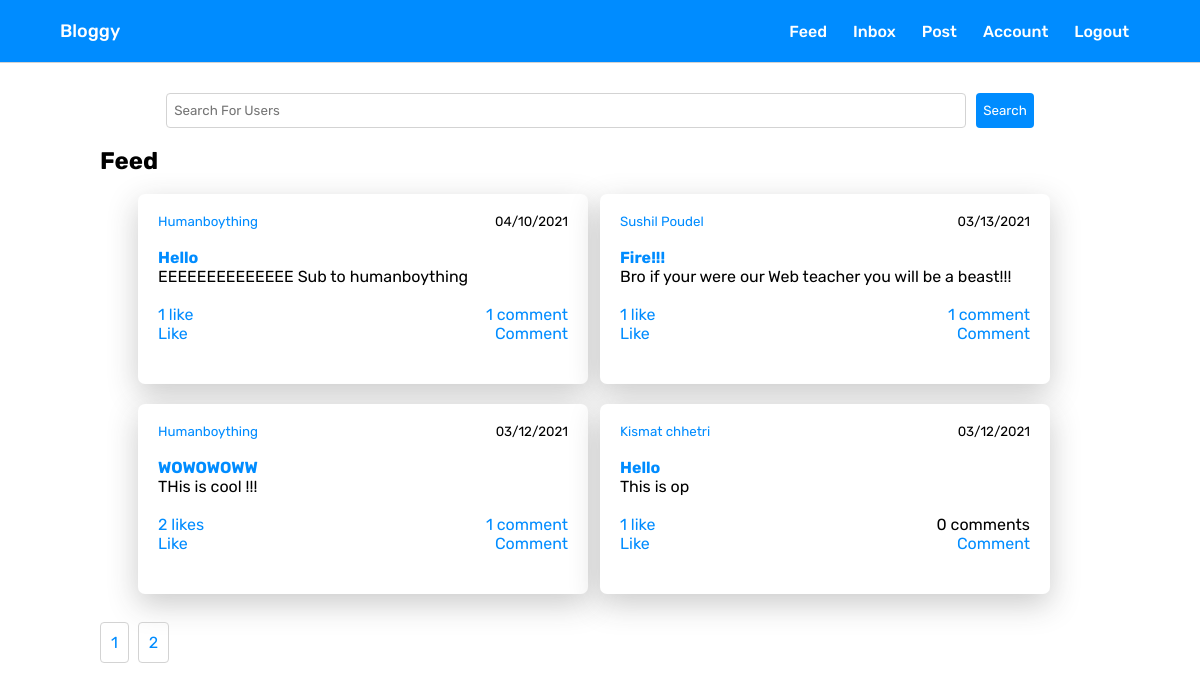
Screenshot of /dashboard (signed in) with the database file from the repository.
### main.py (models this page shows, shortened)
class Post(db.Model, UserMixin):
    id = db.Column(db.Integer, primary_key=True)
    post_title = db.Column(db.String(100), nullable=False)
    post_content = db.Column(db.String(1000), nullable=False)
    post_date = db.Column(db.DateTime, nullable=False, default=datetime.utcnow)
    user_id = db.Column(db.Integer, db.ForeignKey('user.id'), nullable=False)
    commented = db.relationship('Comment', backref='commented', lazy='dynamic')
    likes = db.relationship('Like', backref='liked', lazy='dynamic')

class User(db.Model, UserMixin):
    id = db.Column(db.Integer, primary_key=True)
    username = db.Column(db.String(15), unique=True)
    email = db.Column(db.String(50), unique=True)
    password = db.Column(db.String(80))
    profile_pic = db.Column(
        db.String(40), nullable=False, default='default.jpg')
    posts = db.relationship('Post', backref='author', lazy='dynamic')
    commenter = db.relationship('Comment', backref='commenter', lazy='dynamic')
    access_token = db.Column(db.String(180))
    liker = db.relationship('Like', backref='liker', lazy='dynamic')
    followed = db.relationship(
        'Follower', backref='followed', foreign_keys='Follower.followed_id', lazy='dynamic')
    follower = db.relationship(
        'Follower', backref='follower', foreign_keys='Follower.follower_id', lazy='dynamic')
    sender = db.relationship('Message', backref='sender',
                             foreign_keys='Message.sender_id', lazy='dynamic')
    receiver = db.relationship('Message', backref='receiver',
                               foreign_keys='Message.receiver_id', lazy='dynamic')
    bio_content = db.Column(db.String(1000))
    verified = db.Column(db.Boolean(), default=False)
    def has_liked_post(self, post):
        return Like.query.filter(
            Like.liker_id == self.id,
            Like.liked_id == post.id).count() > 0

### main.py (the view, shortened to what this page needs)
@app.route("/dashboard", methods=['GET', 'POST'])
@login_required
def dashboard():
    form = UserSearchForm()
    email_w_key = current_user.email+app.config['SECRET_KEY']
    email_encoding = email_w_key.encode('utf-8')
    hashed_token = hashlib.sha512(email_encoding).hexdigest()
    current_user.access_token = hashed_token
    db.session.commit()
    page = request.args.get('page', 1, type=int)
    posts = Post.query.order_by(
        Post.post_date.desc()).paginate(page=page, per_page=4)
    following = Follower.query.filter_by(follower=current_user).all()
    total_posts = Post.query.all()
    if current_user.username == 'admin' and current_user.email == 'arpanneupane19@gmail.com':
        session['logged_in'] = True
        return redirect('/admin')
    return render_template("dashboard.html", posts=posts, title="My Dashboard", total_posts=len(total_posts), form=form)

### main.py
class UserSearchForm(FlaskForm):
    username = StringField(validators=[InputRequired(), Length(
        min=4, max=15)], render_kw={"placeholder": "Search For Users"})

### main.py (called while the page is built)
@login_manager.user_loader
def load_user(user_id):
    return User.query.get(int(user_id))

@app.before_request
def make_session_permanent():
    session.permanent = True

### templates/dashboard.html (shortened to what this page needs)
{% extends "base.html" %} {% block title %}{% endblock %} {% block content %}
<link rel="stylesheet" href="{{url_for('static', filename='dashboard.css')}}" />
<div class="container">
    <div class="form">
        <form method='POST' action=''>
            {{form.username}}
            <button>Search</button>
        </form>
    </div><br>
    <h2>Feed</h2>
    <br />
    <div class="feed">
        {% for post in posts.items %}
        <div class="post">
            <div class="post-info">
                <small><a href="{{url_for('user', username=post.author.username)}}">{{post.author.username}}</a></small>
                <small>{{post.post_date.strftime('%m/%d/%Y') }}</small>
            </div>
            <br />
            <article class="post-title-content">
                <h4>
                    <a href="{{url_for('post', post_id=post.id)}}">{{post.post_title}}</a>
                </h4>
                <p>{{post.post_content}}</p>
            </article>
            <br />
            <div class="post-actions">
                <div class="post-stats-info">
                    {% if post.likes.count() == 1 %}
                    <p>
                        <a href="{{url_for('view_likes', post_id=post.id)}}">{{post.likes.count()}} like</a>
                    </p>
                    {% endif %}
                    {% if post.likes.count() > 1 %}
                    <p>
                        <a href="{{url_for('view_likes', post_id=post.id)}}">{{post.likes.count()}} likes</a>
                    </p>
                    {% endif %}
                    {% if post.commented.count() == 1 %}
                    <p>
                        <a href="{{url_for('view_comments', post_id=post.id)}}">{{post.commented.count()}} comment</a>
                    </p>
                    {% endif %}
                    {% if post.commented.count() == 0 %}
                    <p style='cursor: initial; color: black;'>
                        {{post.commented.count()}} comments
                    </p>
                    {% endif %}
                </div>
            </div>
            <div class="actions">
                {% if current_user.has_liked_post(post) %}
                <p>
                    <a href="{{url_for('like_post', action='unlike', post_id=post.id)}}">Unlike</a>
                </p>
                {% else %}
                <p>
                    <a href="{{url_for('like_post', action='like', post_id=post.id)}}">Like</a>
                </p>
                {% endif %}
                <p>
                    <a href="{{url_for('comment_on_post', post_id=post.id)}}">Comment</a>
                </p>
            </div>
        </div>
        {% endfor %}
    </div>
    <br />
    <div class="paginate">
        {% for page_num in posts.iter_pages(left_edge=1, right_edge=1,
        left_current=1, right_current=2) %} {% if page_num %} {% if posts.page ==
        page_num %}
        <a class="current" href="{{ url_for('dashboard', page=page_num)}}">{{ page_num }}</a>
        {% else %}
        <a href="{{ url_for('dashboard', page=page_num)}}">{{ page_num }}</a>
        {% endif %} {% else %} ... {% endif %} {% endfor %}
    </div>
</div>
{% endblock %}

### templates/base.html (shortened to what this page needs)
<!DOCTYPE html>
<html lang="en">
<head>
    <link rel='stylesheet' href="{{url_for('static', filename='base.css')}}">
</head>
<body>
    <header>
        <label class="logo">Bloggy</label>
        <nav>
            <ul class='nav__links'>
                {% if current_user.is_authenticated %}
                <li><a href="{{url_for('dashboard')}}">Feed</a></li>
                <li><a href="{{url_for('inbox')}}">Inbox</a></li>
                <li><a href="{{url_for('create_post')}}">Post</a></li>
                <li><a href="{{url_for('account')}}">Account</a></li>
                <li><a href="{{url_for('logout')}}">Logout</a></li>
                {% else %}
                <li><a href="{{url_for('home')}}">Home</a></li>
                <li><a href="{{url_for('login')}}">Login</a></li>
                <li><a href="{{url_for('login')}}">Sign Up</a></li>
                {% endif %}
            </ul>
        </nav>
    </header>
    <main>
        {% block content %}
        {% endblock content %}
    </main>
</body>
</html>

### static/base.css (style rules this page uses)
* { box-sizing: border-box; margin: 0; padding: 0; font-family: "Rubik", sans-serif; }
a { text-decoration: none; color: rgb(0, 140, 255); }
.logo { font-weight: 500; font-size: 18px; color: white; text-decoration: none; }
header { background: rgb(0, 140, 255); color: white; border-bottom: 1px solid lightgray; display: flex; justify-content: space-between; align-items: center; padding: 20px 5%; }
.nav__links { list-style: none; }
.nav__links li { font-weight: 500; font-size: 16px; text-decoration: none; display: inline-block; padding: 0px 11px; }
.nav__links li a { font-weight: 500; font-size: 16px; color: white; text-decoration: none; transition: all 0.3s ease 0s; }

### static/dashboard.css (style rules this page uses)
.container { margin-top: 30px; margin-left: 100px; margin-right: 100px; display: flex; flex-direction: column; }
.form > form { display: flex; justify-content: center; align-items: center; }
.form > form > input { height: 35px; padding: 7px; border: 1px solid lightgray; border-radius: 4px; width: 80%; margin-right: 10px; }
.form > form > button { background-color: rgb(0, 140, 255); height: 35px; padding: 7px; border-radius: 4px; border: none; color: white; cursor: pointer; }
.feed { display: flex; align-items: center; justify-content: center; flex-wrap: wrap; }
.post { display: flex; flex-direction: column; padding: 20px; background: #ffffff; border-radius: 7px; box-shadow: 0px 10px 30px rgba(48, 48, 48, 0.25); width: 45%; height: 190px; max-height: 190px; overflow-y: auto; margin-right: 12px; margin-bottom: 20px; }
.post-info { display: flex; justify-content: space-between; }
.post-info a { color: rgb(0, 140, 255); }
.post-stats-info { display: flex; justify-content: space-between; }
.post-stats-info a { color: rgb(0, 140, 255); }
.post-stats-info p { color: rgb(0, 140, 255); cursor: pointer; }
.post-title-content a { color: rgb(0, 140, 255); }
.actions { display: flex; justify-content: space-between; }
.actions a { color: rgb(0, 140, 255); }
.paginate > a { margin-right: 5px; border-radius: 4px; border: 1px solid lightgray; color: rgb(0, 140, 255); padding: 10px; }

### rows the page displays
Post: author.username "Humanboything", post_date "04/10/2021", post_title "Hello", post_content "EEEEEEEEEEEEEE Sub to humanboything", likes.count "1", commented.count "1"
Post: author.username "Sushil Poudel", post_date "03/13/2021", post_title "Fire!!!", post_content "Bro if your were our Web teacher you will be a beast!!!", likes.count "1", commented.count "1"
Post: author.username "Humanboything", post_date "03/12/2021", post_title "WOWOWOWW", post_content "THis is cool !!!", likes.count "2", commented.count "1"
Post: author.username "Kismat chhetri", post_date "03/12/2021", post_title "Hello", post_content "This is op", likes.count "1", commented.count "0"

### other values shown
{{ page_num }} "1"
{{ page_num }} "2"
